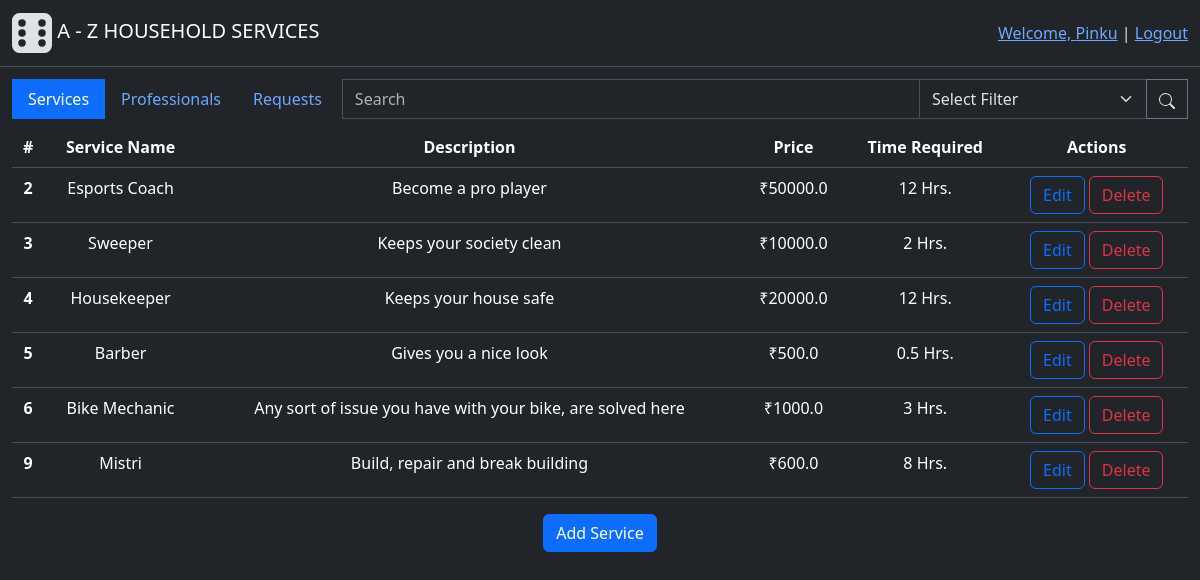
The app's page /admin (signed in) with its own data.
### backend/modals.py (models this page shows)
class User(db.Model, UserMixin):
    id = db.Column(db.Integer(), primary_key=True)
    email = db.Column(db.String(60), unique=True, nullable=False)
    password = db.Column(db.String(), nullable=False)
    role = db.Column(db.Integer(), nullable=False, default=1) # 0-Admin, 1-Customer, 2-Professional
    name = db.Column(db.String(30), nullable=False)
    address = db.Column(db.String(100), nullable=False)
    pincode = db.Column(db.Integer(), nullable=False)
    status = db.Column(db.Integer(), nullable=False, default=1) # 0-inactive, 1-active
    service_requests = db.relationship("ServiceRequest", cascade="all, delete", backref="customer", lazy=True) # For accessing all the service requests created by a user(customer)
    professional_info = db.relationship("Professional", cascade="all, delete", backref="user", uselist=False) # one to one relation for accessing futher professional info
    def capitalised_name(self):
        return self.name.title()

class Service(db.Model):
    id = db.Column(db.Integer(), primary_key=True)
    name = db.Column(db.String(30),unique=True, nullable=False)
    desc = db.Column(db.String(500), nullable=False)
    time_required = db.Column(db.Integer(), nullable=False) # Time required (in Hrs)
    price = db.Column(db.Float(), nullable=False)
    status = db.Column(db.Integer(), nullable=False, default=1) # 0-inactive, 1-active
    service_requests = db.relationship("ServiceRequest", cascade="all, delete", backref="services", lazy=True) # For accessing all the service requests having common service
    def capitalised_name(self):
        return self.name.title()

### backend/controllers.py (the view)
@app.route("/admin")
@login_required
def admin_page():
    services = Service.query.filter_by(status=1)
    profesionals = User.query.filter_by(role=2)
    return render_template("admin_dashboard.html", services=services, profesionals=profesionals)

### app.py (called while the page is built)
def setup_app(): #Initializations
    app = Flask(__name__)
    app.config["SQLALCHEMY_DATABASE_URI"] = "sqlite:///household_services.sqlite3" # Database file name
    app.config["SECRET_KEY"] = "123456"
    db.init_app(app) # Connecting database to flask app
    app.app_context().push() #Direct access to other modules
    login_manager = LoginManager(app) # For manageing user sessions
    login_manager.login_view = "login_page" # Redirect to "login_page" route funtion if some try to access restricted route
    login_manager.login_message_category = "info"
    @login_manager.user_loader
    def load_user(user_id):
        return User.query.get(int(user_id))
    app.debug=True

### templates/admin_dashboard.html (shortened to what this page needs)
{% extends "base.html" %}
{% block content %}
    <div class="main">
        <div class="row">
            <div class="input-group">
                    <ul class="nav nav-pills" id="pills-tab" role="tablist">
                        <li class="nav-item" role="presentation">
                        <button style="border-radius: 0;" class="nav-link active" id="pills-home-tab" data-bs-toggle="pill" data-bs-target="#pills-home" type="button" role="tab" aria-controls="pills-home" aria-selected="true">Services</button>
                        </li>
                        <li class="nav-item" role="presentation">
                        <button style="border-radius: 0;" class="nav-link" id="pills-profile-tab" data-bs-toggle="pill" data-bs-target="#pills-profile" type="button" role="tab" aria-controls="pills-profile" aria-selected="false">Professionals</button>
                        </li>
                        <li class="nav-item" role="presentation">
                        <button style="border-radius: 0;" class="nav-link" id="pills-contact-tab" data-bs-toggle="pill" data-bs-target="#pills-contact" type="button" role="tab" aria-controls="pills-contact" aria-selected="false">Requests</button>
                        </li>
                    </ul>
                    <input style="width: 400px;" type="text" class="form-control ms-1" placeholder="Search">
                    <select class="form-select" aria-label="Default select example">
                        <option selected>Select Filter</option>
                      </select>
                    <button style="border-radius: 0;" class="btn btn-outline-secondary" type="button" id="button-addon2">
                        <img  src="/static/image/icons/search.svg">
                    </button>
            </div>
        </div>
        <div class="tab-content" id="pills-tabContent">
            <div class="tab-pane fade show active" id="pills-home" role="tabpanel" aria-labelledby="pills-home-tab" tabindex="0">
                {% include "includes/services_tab.html" %}
            </div>
        </div>
    </div>
    <div style="height: 1000px;"></div>
{% endblock %}

### templates/base.html (shortened to what this page needs)
<!doctype html>
<html lang="en" data-bs-theme="dark">
  <head>
    <link href="https://cdn.jsdelivr.net/npm/bootstrap@5.3.3/dist/css/bootstrap.min.css" rel="stylesheet">
    <link href="/static/styles/general.css" rel="stylesheet">
  </head>
  <body>
    <div class="header">
        <nav class="navbar bg-dark border-bottom border-body" data-bs-theme="dark"">
            <div class="container-fluid">
                <a class="navbar-brand" href="{{ url_for('home_page')}}">
                    <img src="/static/image/icons/logo.svg">
                    A - Z HOUSEHOLD SERVICES
                </a>
                {% if current_user.is_authenticated %}
                  <div>
                    <a class="active" aria-current="page" href="{{ url_for('login_page') }}">Welcome, {{ current_user.capitalised_name() }}</a>
                    |
                    <a class="active" aria-current="page" href="{{ url_for('logout') }}">Logout</a>
                  </div>
                {% else %}
                  <div>
                    <a class="active" aria-current="page" href="{{ url_for('login_page') }}">Login</a>
                    |
                    <a class="active" aria-current="page" href="{{ url_for('professional_signup_page') }}">Register As Professional</a>
                  </div>
                {% endif %}
            </div>
        </nav>
    </div>
    {% block content %}
    {% endblock %}
  </body>
</html>

### templates/includes/services_tab.html
<table class="table mt-2">
    <thead>
      <tr>
        <th scope="col">#</th>
        <th scope="col">Service Name</th>
        <th scope="col">Description</th>
        <th scope="col">Price</th>
        <th scope="col">Time Required</th>
        <th scope="col">Actions</th>
      </tr>
    </thead>
    <tbody>
        {% for service in services %}
            <tr>
                <th scope="row">{{service.id}}</th>
                <td>{{service.capitalised_name()}}</td>
                <td style="max-width: 600px;">{{service.desc}}</td>
                <td>&#8377;{{service.price}}</td>
                <td>{{service.time_required}} Hrs.</td>
                <td>
                    <a href="edit_service/{{service.id}}"><button class="btn btn-outline-primary">Edit</button></a>
                    <a href="delete_service/{{service.id}}"><button class="btn btn-outline-danger">Delete</button></a>
                </td>
            </tr>
        {% endfor %}
    </tbody>
</table>
<a href="{{ url_for('add_service') }}"><button class="btn btn-primary">Add Service</button></a>

### static/styles/general.css (style rules this page uses)
.main { margin: 1%; text-align: center; }

### records on screen
User: capitalised_name "Pinku"
Service: id "2", capitalised_name "Esports Coach", desc "Become a pro player", price "50000.0", time_required "12"
Service: id "3", capitalised_name "Sweeper", desc "Keeps your society clean", price "10000.0", time_required "2"
Service: id "4", capitalised_name "Housekeeper", desc "Keeps your house safe", price "20000.0", time_required "12"
Service: id "5", capitalised_name "Barber", desc "Gives you a nice look", price "500.0", time_required "0.5"
Service: id "6", capitalised_name "Bike Mechanic", desc "Any sort of issue you have with your bike, are solved here", price "1000.0", time_required "3"
Service: id "9", capitalised_name "Mistri", desc "Build, repair and break building", price "600.0", time_required "8"
